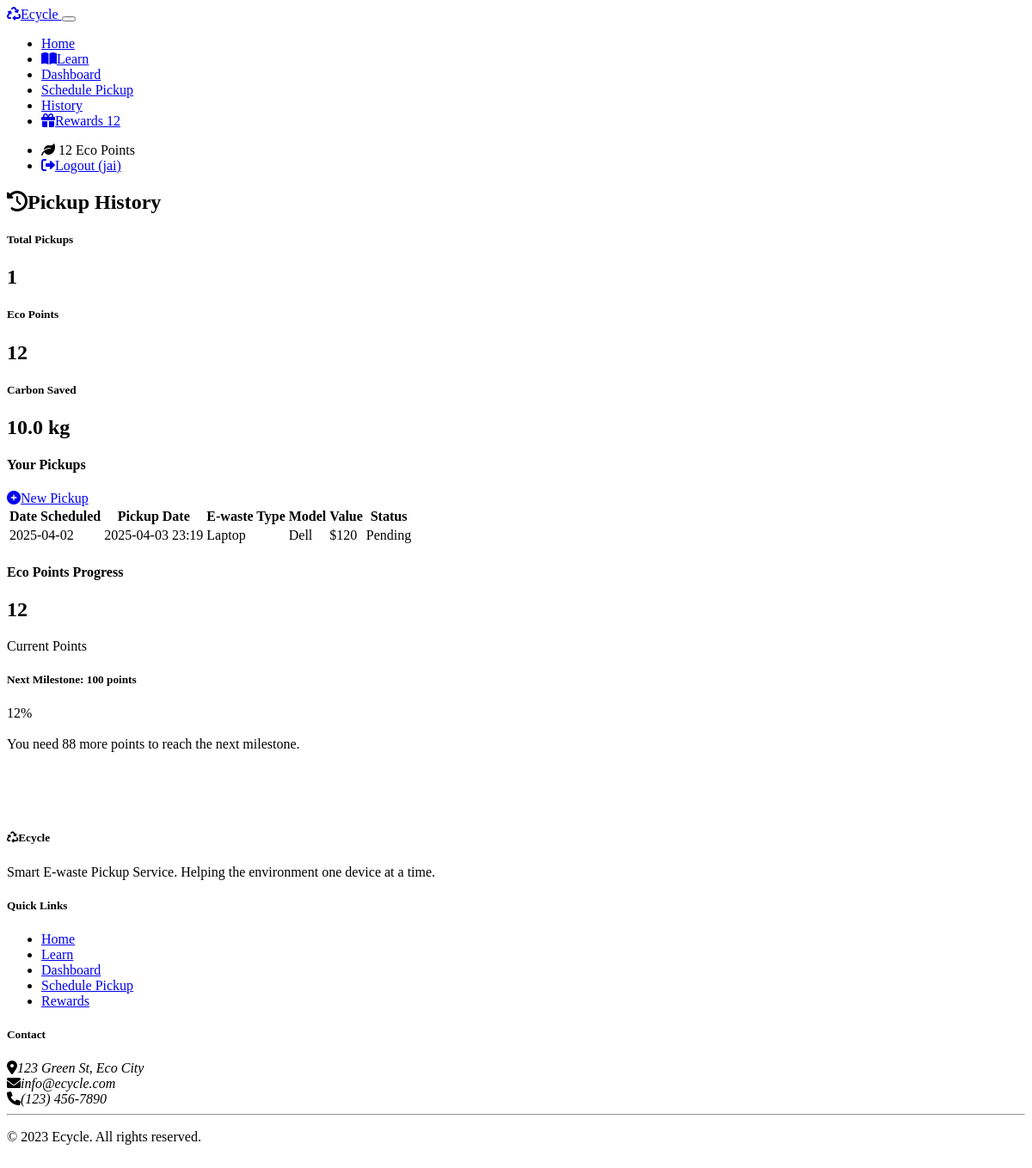
Screenshot of /history (signed in) with the database file from the repository.
### models.py (models this page shows, shortened)
class User(UserMixin, db.Model):
    __tablename__ = 'users'
    id = db.Column(db.Integer, primary_key=True)
    username = db.Column(db.String(64), unique=True, nullable=False)
    email = db.Column(db.String(120), unique=True, nullable=False)
    password_hash = db.Column(db.String(256), nullable=False)
    eco_points = db.Column(db.Integer, default=0)
    carbon_saved = db.Column(db.Float, default=0.0)
    created_at = db.Column(db.DateTime, default=datetime.utcnow)
    pickups = db.relationship('Schedule', backref='user', lazy=True)
    ewaste_items = db.relationship('Ewaste', backref='user', lazy=True)

class Schedule(db.Model):
    __tablename__ = 'schedule'
    id = db.Column(db.Integer, primary_key=True)
    user_id = db.Column(db.Integer, db.ForeignKey('users.id'), nullable=False)
    ewaste_id = db.Column(db.Integer, db.ForeignKey('ewaste.id'), nullable=False)
    pickup_date = db.Column(db.DateTime, nullable=False)
    pickup_address = db.Column(db.Text, nullable=False)
    status = db.Column(db.String(20), default='Pending')  # Pending, Collected
    scheduled_at = db.Column(db.DateTime, default=datetime.utcnow)
    updated_at = db.Column(db.DateTime, onupdate=datetime.utcnow)

class Ewaste(db.Model):
    __tablename__ = 'ewaste'
    id = db.Column(db.Integer, primary_key=True)
    user_id = db.Column(db.Integer, db.ForeignKey('users.id'), nullable=False)
    ewaste_type = db.Column(db.String(50), nullable=False)
    model = db.Column(db.String(100))
    ram = db.Column(db.String(50))
    condition = db.Column(db.String(50))
    estimated_price = db.Column(db.Integer)
    eco_points = db.Column(db.Integer, default=0)
    classification_result = db.Column(db.Text)
    image_path = db.Column(db.String(255))
    created_at = db.Column(db.DateTime, default=datetime.utcnow)
    schedules = db.relationship('Schedule', backref='ewaste', lazy=True)

### routes.py (the view)
@app.route('/history')
def history():
    if 'user_id' not in session:
        flash('Please login to view your history.', 'warning')
        return redirect(url_for('login'))
    user_id = session['user_id']
    user = User.query.get(user_id)
    if not user:
        flash('User account not found. Please login again.', 'danger')
        session.pop('user_id', None)  # Clear the session
        session.pop('username', None)
        return redirect(url_for('login'))
    session['eco_points'] = user.eco_points
    pickups = db.session.query(Schedule, Ewaste)\
        .join(Ewaste, Schedule.ewaste_id == Ewaste.id)\
        .filter(Schedule.user_id == user_id)\
        .order_by(Schedule.scheduled_at.desc())\
        .all()
    return render_template('history.html', user=user, pickups=pickups)

### templates/history.html (shortened to what this page needs)
{% extends 'layout.html' %}
{% block content %}
<div class="container">
    <h2 class="mb-4"><i class="fas fa-history me-2"></i>Pickup History</h2>
    <div class="card mb-4">
        <div class="card-body">
            <div class="row">
                <div class="col-md-4 text-center">
                    <h5>Total Pickups</h5>
                    <h2>{{ pickups|length }}</h2>
                </div>
                <div class="col-md-4 text-center">
                    <h5>Eco Points</h5>
                    <h2>{{ user.eco_points }}</h2>
                </div>
                <div class="col-md-4 text-center">
                    <h5>Carbon Saved</h5>
                    <h2>{{ user.carbon_saved|default(0)|round(2) }} kg</h2>
                </div>
            </div>
        </div>
    </div>
    <div class="card">
        <div class="card-header bg-primary text-white d-flex justify-content-between align-items-center">
            <h4 class="mb-0">Your Pickups</h4>
            <a href="{{ url_for('schedule') }}" class="btn btn-success btn-sm">
                <i class="fas fa-plus-circle me-1"></i>New Pickup
            </a>
        </div>
        <div class="card-body">
            {% if pickups %}
                <div class="table-responsive">
                    <table class="table table-hover">
                        <thead>
                            <tr>
                                <th>Date Scheduled</th>
                                <th>Pickup Date</th>
                                <th>E-waste Type</th>
                                <th>Model</th>
                                <th>Value</th>
                                <th>Status</th>
                            </tr>
                        </thead>
                        <tbody>
                            {% for schedule, ewaste in pickups %}
                            <tr>
                                <td>{{ schedule.scheduled_at.strftime('%Y-%m-%d') }}</td>
                                <td>{{ schedule.pickup_date.strftime('%Y-%m-%d %H:%M') }}</td>
                                <td>{{ ewaste.ewaste_type }}</td>
                                <td>{{ ewaste.model or 'N/A' }}</td>
                                <td>${{ ewaste.estimated_price }}</td>
                                <td>
                                    <span class="badge {% if schedule.status == 'Pending' %}bg-warning{% else %}bg-success{% endif %}">
                                        {{ schedule.status }}
                                    </span>
                                </td>
                            </tr>
                            {% endfor %}
                        </tbody>
                    </table>
                </div>
            {% endif %}
        </div>
    </div>
    <div class="card mt-4">
        <div class="card-header bg-success text-white">
            <h4 class="mb-0">Eco Points Progress</h4>
        </div>
        <div class="card-body">
            <div class="row align-items-center">
                <div class="col-md-3">
                    <h2 class="text-success">{{ user.eco_points }}</h2>
                    <p>Current Points</p>
                </div>
                <div class="col-md-9">
                    {% set next_milestone = (user.eco_points // 100 + 1) * 100 %}
                    {% set progress = (user.eco_points % 100) / 100 * 100 %}
                    <h5>Next Milestone: {{ next_milestone }} points</h5>
                    <div class="progress eco-progress">
                        <div class="progress-bar" role="progressbar" style="width: {{ progress }}%;"
                             aria-valuenow="{{ progress }}" aria-valuemin="0" aria-valuemax="100">
                            {{ progress|int }}%
                        </div>
                    </div>
                    <p class="mt-2">
                        You need {{ next_milestone - user.eco_points }} more points to reach the next milestone.
                    </p>
                </div>
            </div>
        </div>
    </div>
</div>
{% endblock %}

### templates/layout.html (shortened to what this page needs)
<!DOCTYPE html>
<html lang="en" data-bs-theme="dark">
<head>
    <link href="https://cdn.replit.com/agent/bootstrap-agent-dark-theme.min.css" rel="stylesheet">
    <link href="https://cdnjs.cloudflare.com/ajax/libs/font-awesome/6.0.0/css/all.min.css" rel="stylesheet">
    <link rel="stylesheet" href="{{ url_for('static', filename='css/style.css') }}">
</head>
<body>
    <nav class="navbar navbar-expand-lg navbar-dark bg-dark">
        <div class="container">
            <a class="navbar-brand" href="/">
                <i class="fas fa-recycle text-success me-2"></i>Ecycle
            </a>
            <button class="navbar-toggler" type="button" data-bs-toggle="collapse" data-bs-target="#navbarNav">
            </button>
            <div class="collapse navbar-collapse" id="navbarNav">
                <ul class="navbar-nav me-auto">
                    <li class="nav-item">
                        <a class="nav-link" href="/">Home</a>
                    </li>
                    <li class="nav-item">
                        <a class="nav-link" href="{{ url_for('learn') }}">
                            <i class="fas fa-book-open me-1"></i>Learn
                        </a>
                    </li>
                    {% if 'user_id' in session %}
                    <li class="nav-item">
                        <a class="nav-link" href="{{ url_for('dashboard') }}">Dashboard</a>
                    </li>
                    <li class="nav-item">
                        <a class="nav-link" href="{{ url_for('schedule') }}">Schedule Pickup</a>
                    </li>
                    <li class="nav-item">
                        <a class="nav-link" href="{{ url_for('history') }}">History</a>
                    </li>
                    <li class="nav-item">
                        <a class="nav-link" href="{{ url_for('rewards') }}">
                            <i class="fas fa-gift me-1"></i>Rewards
                            <span class="badge bg-success">{{ session.get('eco_points', 0) }}</span>
                        </a>
                    </li>
                    {% endif %}
                </ul>
                <ul class="navbar-nav">
                    {% if 'user_id' in session %}
                    <li class="nav-item me-2">
                        <span class="nav-link text-success">
                            <i class="fas fa-leaf me-1"></i> {{ session.get('eco_points', 0) }} Eco Points
                        </span>
                    </li>
                    <li class="nav-item">
                        <a class="nav-link" href="{{ url_for('logout') }}">
                            <i class="fas fa-sign-out-alt me-1"></i>Logout ({{ session['username'] }})
                        </a>
                    </li>
                    {% elif 'admin_id' in session %}
                    <li class="nav-item">
                        <a class="nav-link" href="{{ url_for('admin_logout') }}">
                            <i class="fas fa-sign-out-alt me-1"></i>Admin Logout ({{ session['admin_username'] }})
                        </a>
                    </li>
                    {% endif %}
                </ul>
            </div>
        </div>
    </nav>
    <main class="container my-4">
        {% block content %}{% endblock %}
    </main>
    <footer class="bg-dark text-light py-4 mt-5">
        <div class="container">
            <div class="row">
                <div class="col-md-6">
                    <h5><i class="fas fa-recycle text-success me-2"></i>Ecycle</h5>
                    <p>Smart E-waste Pickup Service. Helping the environment one device at a time.</p>
                </div>
                <div class="col-md-3">
                    <h5>Quick Links</h5>
                    <ul class="list-unstyled">
                        <li><a href="/" class="text-decoration-none text-light">Home</a></li>
                        <li><a href="{{ url_for('learn') }}" class="text-decoration-none text-light">Learn</a></li>
                        {% if 'user_id' in session %}
                        <li><a href="{{ url_for('dashboard') }}" class="text-decoration-none text-light">Dashboard</a></li>
                        <li><a href="{{ url_for('schedule') }}" class="text-decoration-none text-light">Schedule Pickup</a></li>
                        <li><a href="{{ url_for('rewards') }}" class="text-decoration-none text-light">Rewards</a></li>
                        {% else %}
                        <li><a href="{{ url_for('login') }}" class="text-decoration-none text-light">Login</a></li>
                        <li><a href="{{ url_for('register') }}" class="text-decoration-none text-light">Register</a></li>
                        {% endif %}
                    </ul>
                </div>
                <div class="col-md-3">
                    <h5>Contact</h5>
                    <address>
                        <i class="fas fa-map-marker-alt me-2"></i>123 Green St, Eco City<br>
                        <i class="fas fa-envelope me-2"></i>info@ecycle.com<br>
                        <i class="fas fa-phone me-2"></i>(123) 456-7890
                    </address>
                </div>
            </div>
            <hr>
            <div class="text-center">
                <p>&copy; 2023 Ecycle. All rights reserved.</p>
            </div>
        </div>
    </footer>
</body>
</html>

### static/css/style.css (style rules this page uses)
.eco-progress { height: 20px; background-color: var(--bs-dark); border-radius: 10px; }
.eco-progress .progress-bar { background-color: var(--bs-success); }
footer { margin-top: 50px; padding: 20px 0; background-color: var(--bs-dark); color: var(--bs-light); }

### rows the page displays
User: username "jai", eco_points "12", carbon_saved "10.0", next_milestone-user.eco_points "88"
Schedule: scheduled_at "2025-04-02", pickup_date "2025-04-03 23:19", ewaste_type "Laptop", model "Dell", estimated_price "120", status "Pending"

### other values shown
{{ session.get('eco_points', 0) }} "12"
{{ pickups|length }} "1"
{{ next_milestone }} "100"
{{ progress|int }} "12"
